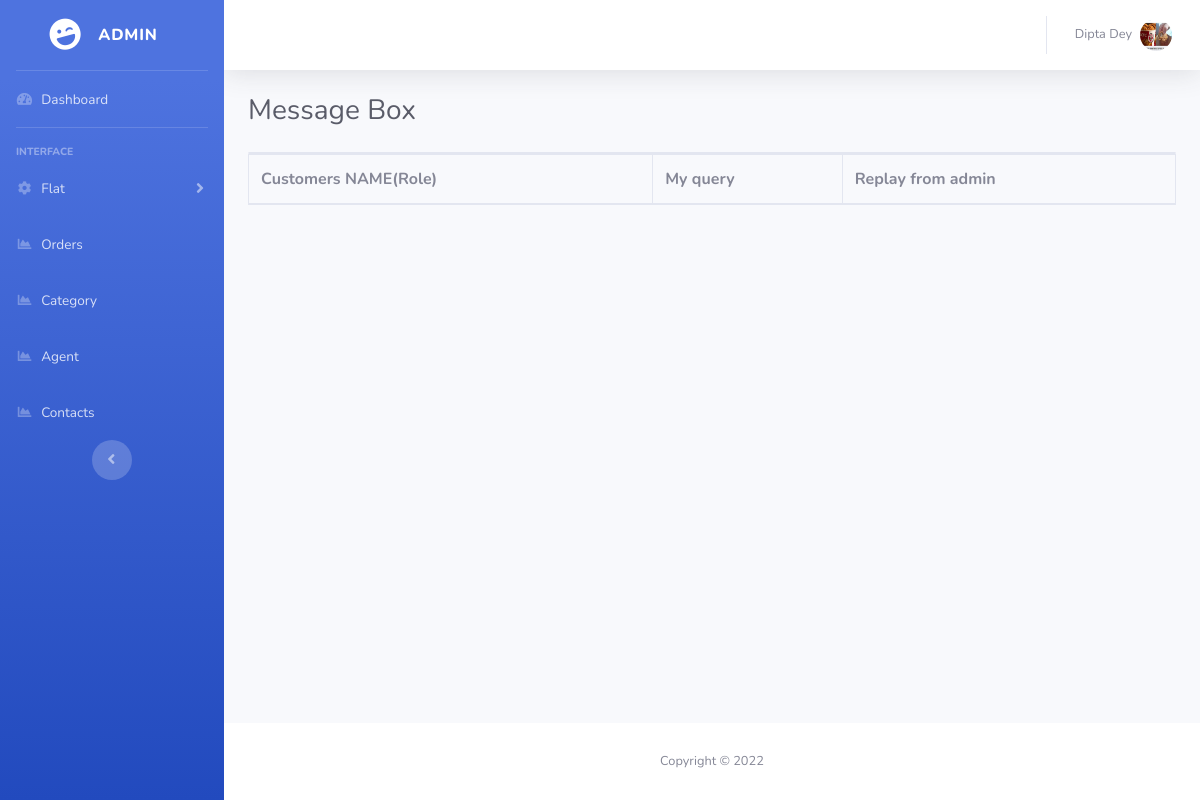
Before: /admin/index.php (signed in) with the older database file.
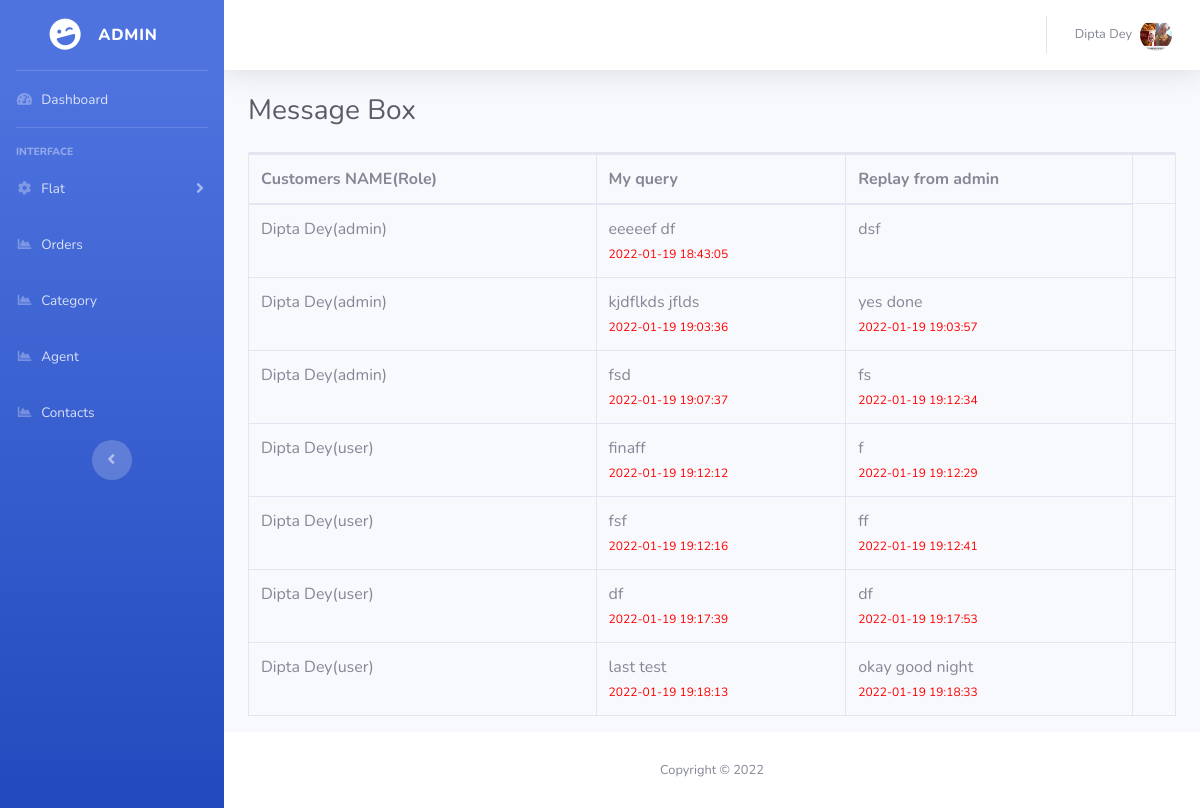
After: the same page with the newer database file.
### tables this page shows
CREATE TABLE `users` (
  `user_id` int(11) NOT NULL,
  `name` varchar(191) DEFAULT NULL,
  `email` varchar(191) NOT NULL,
  `phone` varchar(191) DEFAULT NULL,
  `otp` int(11) DEFAULT NULL,
  `status` varchar(50) DEFAULT NULL,
  `password` varchar(191) DEFAULT NULL,
  `about_me` text DEFAULT NULL,
  `division` varchar(155) DEFAULT NULL,
  `address` text DEFAULT NULL,
  `image` varchar(190) DEFAULT NULL,
  `created_at` timestamp NOT NULL DEFAULT current_timestamp()
);

CREATE TABLE `messages` (
  `id` int(11) NOT NULL,
  `message` text NOT NULL,
  `replay` text NOT NULL,
  `message_at` timestamp NOT NULL DEFAULT current_timestamp(),
  `replay_at` timestamp NULL DEFAULT NULL,
  `user_id` int(11) NOT NULL,
  `flag` tinyint(4) NOT NULL DEFAULT 0
);

### admin/index.php (the view, shortened to what this page needs)
<?php include 'header.php'; ?>
                <div class="container-fluid">
                    <h1 class="h3 mb-4 text-gray-800">Message Box</h1>
                    <div class="card">
                        <?php
                          $con = new mysqli("localhost", "root", "", "realstate");
                        ?>
                    </div>
                    <table class="table table-bordered" id="dataTable" width="100%" cellspacing="0">
                                    <thead>
                                        <tr>
                                            <th>Customers NAME(Role)</th>
                                            <th>My query</th>
                                            <th>Replay from admin</th>
                                        </tr>
                                    </thead>
                                    <tbody>
                                        <?php
                                      if ($_SESSION['status']=='admin') {
                                          $query = "SELECT * FROM messages LEFT JOIN users ON users.user_id=messages.user_id order by messages.flag asc";
                                      }else {
                                        $query = "SELECT * FROM messages LEFT JOIN users ON users.user_id=messages.user_id where messages.user_id=$userid order by messages.flag asc";
                                      }
                                                 $result = $con->query($query);
                                                 if ($result->num_rows > 0) {
                                                     foreach ($result as $key => $value) {
                                        ?>
                                        <tr>
                                            <td><?php
                                            echo $value['name'].'('.$value['status'].')';
                                            ?></td>
                                             <td><?php echo $value['message']; ?> <br> <span style="color:red; font-size:12px;"><?php echo $value['message_at']; ?></span> </td>
                                            <td><?php
                                            if ($_SESSION['status']=='admin' && $value['flag']==0) { ?>
                                                <form action="" method="post">
                                                   <textarea required name="replay" id="" cols="30" rows="3"></textarea>
                                                   <input type="hidden" name="messageid" value="<?php echo $value['id'];?>" >
                                                   <button name="messagereplay" class="btn btn-danger">Replay</button>
                                                </form>
                                            <?php }elseif($value['replay']==null){
                                            echo "We Will Replay You Soon ......";
                                           } else{
                                            echo $value['replay'];
                                           echo "<br> <span style='color:red; font-size:12px;'>". $value['replay_at']."</span>";
                                            }
                                            ?> </td>
                                            <td></td>
                                        </tr>
                                                        <?php }} ?>
                                    </tbody>
                                </table>
                </div>
<?php include 'footer.php'; ?>

### admin/header.php (shortened to what this page needs)
<?php
$userid = $_SESSION['user_id'];
 $con = new mysqli("localhost", "root", "", "realstate");
?>
<!DOCTYPE html>
<html lang="en">
<head>
    <link href="vendor/fontawesome-free/css/all.min.css" rel="stylesheet" type="text/css">
        <link href="vendor/datatables/dataTables.bootstrap4.min.css" rel="stylesheet">
    <link href="css/sb-admin-2.min.css" rel="stylesheet">
</head>
<body id="page-top">
    <div id="wrapper">
        <ul class="navbar-nav bg-gradient-primary sidebar sidebar-dark accordion" id="accordionSidebar">
            <a class="sidebar-brand d-flex align-items-center justify-content-center" href="index.html">
                <div class="sidebar-brand-icon rotate-n-15">
                    <i class="fas fa-laugh-wink"></i>
                </div>
                <div class="sidebar-brand-text mx-3"> <?php if($_SESSION['status']=="agent" ) {
                   echo "Agent";
                }else{
                    echo "Admin";
                } ?> <sup></sup></div>
            </a>
            <hr class="sidebar-divider my-0">
            <li class="nav-item">
                <a class="nav-link" href="index.html">
                    <i class="fas fa-fw fa-tachometer-alt"></i>
                    <span>Dashboard</span></a>
            </li>
            <hr class="sidebar-divider">
            <div class="sidebar-heading">
                Interface
            </div>
            <li class="nav-item">
            <?php if ($_SESSION['status']!='user') { ?>
                <a class="nav-link collapsed" href="#" data-toggle="collapse" data-target="#collapseTwo"
                    aria-expanded="true" aria-controls="collapseTwo">
                    <i class="fas fa-fw fa-cog"></i>
                    <span>Flat</span>
                </a>
                <?php } ?>
            </li>
            <?php if ($_SESSION['status']=='admin') { ?>
            <li class="nav-item">
                <a class="nav-link" href="order.php">
                    <i class="fas fa-fw fa-chart-area"></i>
                    <span>Orders</span></a>
            </li>
            <?php } ?>
            <?php if ($_SESSION['status']=='admin') { ?>
            <li class="nav-item">
                <a class="nav-link" href="category.php">
                    <i class="fas fa-fw fa-chart-area"></i>
                    <span>Category</span></a>
            </li>
            <?php } ?>
            <?php if ($_SESSION['status']=='admin') { ?>
            <li class="nav-item">
                <a class="nav-link" href="agent.php">
                    <i class="fas fa-fw fa-chart-area"></i>
                    <span>Agent</span></a>
            </li>
            <?php } ?>
             <?php if ($_SESSION['status']=='admin') { ?>
            <li class="nav-item">
                <a class="nav-link" href="contact.php">
                    <i class="fas fa-fw fa-chart-area"></i>
                    <span>Contacts</span></a>
            </li>
            <?php } ?>
            <div class="text-center d-none d-md-inline">
                <button class="rounded-circle border-0" id="sidebarToggle"></button>
            </div>
        </ul>
        <div id="content-wrapper" class="d-flex flex-column">
            <div id="content">
                <nav class="navbar navbar-expand navbar-light bg-white topbar mb-4 static-top shadow">
                    <ul class="navbar-nav ml-auto">
                        <li class="nav-item dropdown no-arrow">
                            <a class="nav-link dropdown-toggle" href="#" id="userDropdown" role="button"
                                data-toggle="dropdown" aria-haspopup="true" aria-expanded="false">
                                <span class="mr-2 d-none d-lg-inline text-gray-600 small"><?php echo  $_SESSION['name'];?></span>
                                <?php
                                $query = "SELECT * FROM users WHERE user_id=$userid";
                                            $res = $con->query($query);
                                                $img = mysqli_fetch_array($res);
                                ?>
                                <img class="img-profile rounded-circle"
                                    src="../<?php echo $img['image']; ?>">
                            </a>
                        </li>
                    </ul>
                </nav>

### admin/footer.php (shortened to what this page needs)
            </div>
            <footer class="sticky-footer bg-white">
                <div class="container my-auto">
                    <div class="copyright text-center my-auto">
                        <span>Copyright &copy; <?php echo date('Y'); ?></span>
                    </div>
                </div>
            </footer>
        </div>
    </div>
</body>
</html>

Changed rows visible on the page:
added messages: user.name "Dipta Dey", user.status "admin", message "eeeeef df", message_at "2022-01-19 18:43:05", replay "dsf"
added messages: user.name "Dipta Dey", user.status "admin", message "kjdflkds jflds", message_at "2022-01-19 19:03:36", replay "yes done", replay_at "2022-01-19 19:03:57"
added messages: user.name "Dipta Dey", user.status "admin", message "fsd", message_at "2022-01-19 19:07:37", replay "fs", replay_at "2022-01-19 19:12:34"
added messages: user.name "Dipta Dey", user.status "user", message "finaff", message_at "2022-01-19 19:12:12", replay "f", replay_at "2022-01-19 19:12:29"
added messages: user.name "Dipta Dey", user.status "user", message "fsf", message_at "2022-01-19 19:12:16", replay "ff", replay_at "2022-01-19 19:12:41"
added messages: user.name "Dipta Dey", user.status "user", message "df", message_at "2022-01-19 19:17:39", replay "df", replay_at "2022-01-19 19:17:53"
added messages: user.name "Dipta Dey", user.status "user", message "last test", message_at "2022-01-19 19:18:13", replay "okay good night", replay_at "2022-01-19 19:18:33"
